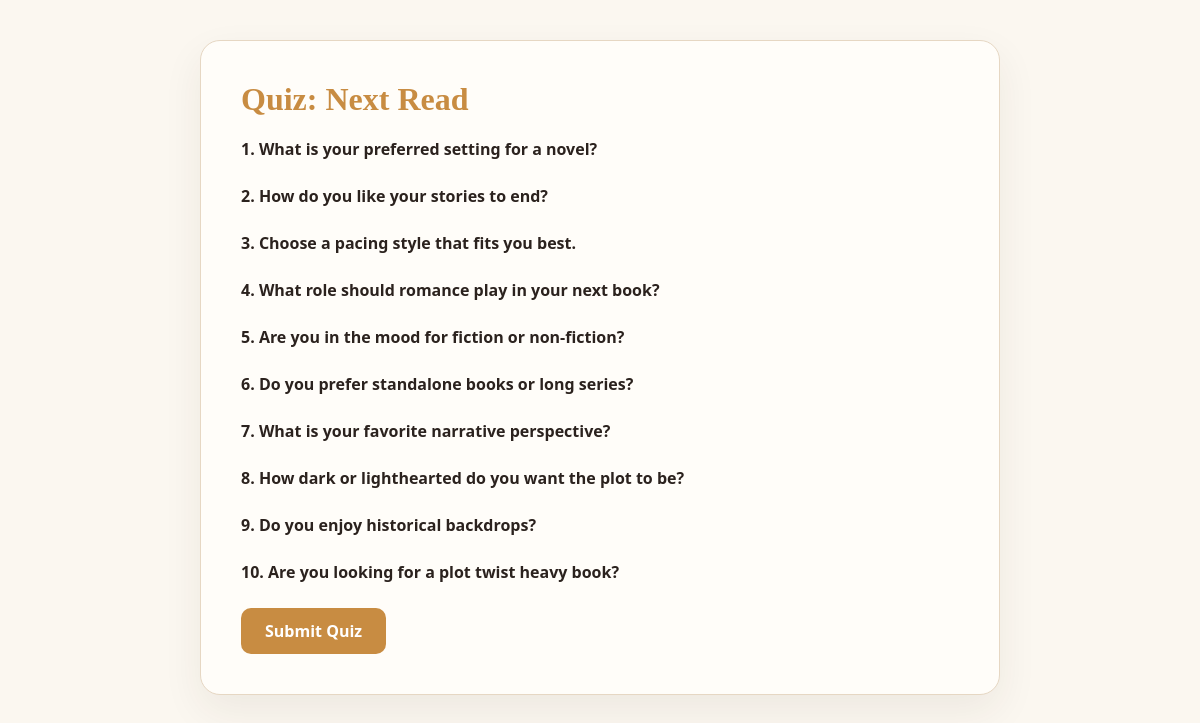
The app's page /backend/quiz/quiz-engine.php with its own data.
### tables this page shows
CREATE TABLE `questions` (
  `id` int(11) NOT NULL,
  `quiz_type` varchar(50) NOT NULL,
  `question_text` text NOT NULL
);

### backend/quiz/quiz-engine.php (the view, shortened to what this page needs)
<?php
$host = 'localhost';
$dbname = 'bookmatch';
$username = 'root';
$password = '';
try {
    $pdo = new PDO("mysql:host=$host;dbname=$dbname;charset=utf8mb4", $username, $password);
    $pdo->setAttribute(PDO::ATTR_ERRMODE, PDO::ERRMODE_EXCEPTION);
    $quiz_type = $_GET['type'] ?? 'next-read';
    $stmt = $pdo->prepare("SELECT * FROM questions WHERE quiz_type = ?");
    $stmt->execute([$quiz_type]);
    $questions = $stmt->fetchAll(PDO::FETCH_ASSOC);
} catch (PDOException $e) {
    die("Databasis fout: " . $e->getMessage());
}
?>
<!DOCTYPE html>
<html lang="en">
<head>
    <link rel="stylesheet" href="../assets/css/style.css">
</head>
<body>
    <div class="quiz-engine-box">
        <h1>Quiz: <?php echo ucwords(str_replace('-', ' ', $quiz_type)); ?></h1>
        <?php if (empty($questions)): ?>
            <p>Geen vrae gevind vir hierdie quiz in die databasis nie. Voeg asseblief SQL-data by!</p>
        <?php else: ?>
            <form action="save_results.php" method="POST">
                <?php foreach ($questions as $index => $q): ?>
                    <div class="question-block">
                        <p><strong><?php echo ($index + 1) . '. ' . htmlspecialchars($q['question_text']); ?></strong></p>
                    </div>
                <?php endforeach; ?>
                <button type="submit" class="submit-btn">Submit Quiz</button>
            </form>
        <?php endif; ?>
    </div>
</body>
</html>

### assets/css/style.css (style rules this page uses)
html, body { height: auto !important; min-height: 100vh; overflow-x: hidden !important; overflow-y: auto !important; background-color: var(--bg-color, #f9f6f0); color: var(--text-color, #333333); margin: 0; padding: 0; font-family: 'Segoe UI', Tahoma, Geneva, Verdana, sans-serif; }
:root { --bg-primary: #fbf8f3; --bg-sidebar: #f5efe6; --card-bg: #fffbf5; --border-color: #e6dfd5; --text-main: #2d241e; --text-muted: #75685e; --accent-brown: #8b5a2b; --accent-orange: #d97736; --accent-hover: #c46424; --shadow-sm: 0 4px 12px rgba(139, 90, 43, 0.05); --shadow-md: 0 8px 24px rgba(139, 90, 43, 0.08); --radius-lg: 16px; --radius-md: 10px; }
* { box-sizing: border-box; margin: 0; padding: 0; font-family: 'Segoe UI', system-ui, -apple-system, sans-serif; }
body { background-color: var(--bg-primary); color: var(--text-main); min-height: 100vh; }
:root { --bg-cream: #f4ecdf; --sidebar-bg: #efe4d3; --card-bg: #fdfbf7; --border-color: #d8c5ad; --text-main: #3d3328; --accent-orange: #c87d31; --accent-orange-hover: #b46e29; --badge-green-bg: #e2ede3; --badge-green-text: #3c6e47; --badge-yellow-bg: #fbf2df; --badge-yellow-text: #8c6a2e; }
* { box-sizing: border-box; margin: 0; padding: 0; font-family: 'Segoe UI', Tahoma, Geneva, Verdana, sans-serif; }
body { background-color: var(--bg-cream); color: var(--text-main); }

### backend/quiz/quiz-engine.php (style rules this page uses)
body { background: #fbf7f0; font-family: 'Segoe UI', Tahoma, Geneva, Verdana, sans-serif; padding: 40px; color: #2b221e; }
.quiz-engine-box { max-width: 800px; margin: 0 auto; background: #fffdf9; padding: 40px; border-radius: 20px; border: 1px solid #e6d7c3; box-shadow: 0 16px 40px rgba(56, 40, 28, 0.07); }
h1 { color: #c88c42; margin-bottom: 20px; font-family: Georgia, serif; }
.question-block { margin-bottom: 25px; }
.submit-btn { background: #c88c42; color: white; border: none; padding: 12px 24px; border-radius: 10px; cursor: pointer; font-size: 16px; font-weight: bold; }

### records on screen
questions: question_text "What is your preferred setting for a novel?"
questions: question_text "How do you like your stories to end?"
questions: question_text "Choose a pacing style that fits you best."
questions: question_text "What role should romance play in your next book?"
questions: question_text "Are you in the mood for fiction or non-fiction?"
questions: question_text "Do you prefer standalone books or long series?"
questions: question_text "What is your favorite narrative perspective?"
questions: question_text "How dark or lighthearted do you want the plot to be?"
questions: question_text "Do you enjoy historical backdrops?"
questions: question_text "Are you looking for a plot twist heavy book?"

### other values on screen
str_replace('-', ' ', $quiz_type) "Next Read"
